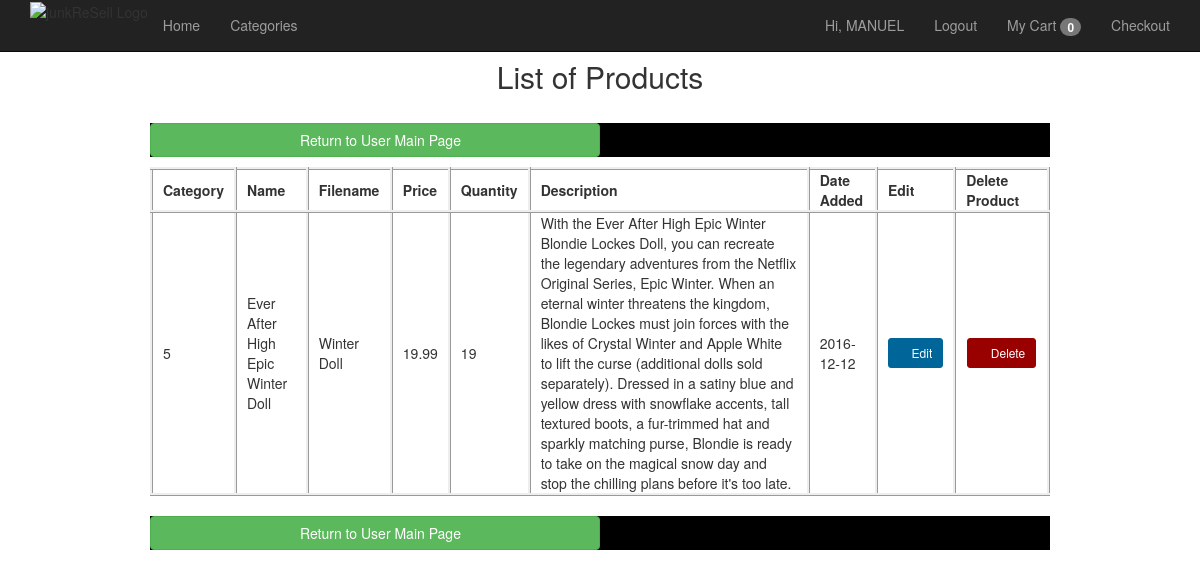
The page /account/viewProducts.php (signed in) on the database its author committed.
### tables this page shows
CREATE TABLE `product` (
  `productID` int(11) NOT NULL,
  `categoryID` int(11) NOT NULL,
  `productName` varchar(100) NOT NULL,
  `addedBy` varchar(11) NOT NULL,
  `adminOrUserID` int(11) NOT NULL,
  `abbrvName` varchar(60) DEFAULT NULL,
  `productPrice` decimal(10,2) NOT NULL,
  `productQuantity` int(11) NOT NULL,
  `description` text NOT NULL,
  `dateAdded` date NOT NULL
);

### account/viewProducts.php (the view, shortened to what this page needs)
<?php
    global $db;
    $userID = $_SESSION['userID'];
    $queryUser = "SELECT *
                     FROM product
                     WHERE adminOrUserID='$userID' AND addedBy='user' ORDER by categoryID ";
    $result = $db->prepare($queryUser);
    $result->execute();
    $products = $result->fetchAll();
?>
<?php include '../view/header.php'; ?>
	<h2 align="center">List of Products</h2><br>
  <table style="background-color: #000" align="center">
    <tbody>
      <tr>
        <td style="border-style: none; padding-left: 0px; padding-right: 0px;">
          <a href="index.php" class="btn btn-success btn-block" style="width: 50%">
            <i class="glyphicon glyphicon-menu-left"></i>Return to User Main Page
          </a>
        </td>
      </tr>
    </tbody>
  </table>
	<table align="center">
	<tbody>
		<tr>
		  <td style="font-weight: bold;">Category</td>
		  <td style="font-weight: bold;">Name</td>
		  <td style="font-weight: bold;">Filename</td>
		  <td style="font-weight: bold;">Price</td>
		  <td style="font-weight: bold;">Quantity</td>
		  <td style="font-weight: bold;">Description</td>
	    <td style="font-weight: bold;">Date Added</td>
		  <td style="font-weight: bold;">Edit</td>
		  <td style="font-weight: bold;">Delete Product</td>
		</tr>
		<?php foreach ($products as $product) : ?>
			<tr>
			<td><?php echo $product['categoryID']; ?></td>
			<td><?php echo $product['productName']; ?></td>
			<td><?php echo $product['abbrvName']; ?></td>
			<td><?php echo $product['productPrice']; ?></td>
			<td><?php echo $product['productQuantity']; ?></td>
			<td><?php echo $product['description']; ?></td>
			<td><?php echo $product['dateAdded']; ?></td>
			<td align="center" style="padding-top: 4px; padding-bottom: 4px;">
				<a href="editProduct.php?id=<?php echo $product['abbrvName']; ?>" class="btn btn-default btn-sm"
					style="background-color:#006699; color:white; border-color:#006699">
          		<span class="glyphicon glyphicon-edit"></span> Edit</a></td>
			<td align="center" style="padding-top: 4px; padding-bottom: 4px;">
				<a href="deleteProduct.php?id=<?php echo $product['abbrvName']; ?>" class="btn btn-default btn-sm"
					style="background-color:#990000; color:white; border-color:#990000">
          		<span class="glyphicon glyphicon-trash"></span> Delete</a></td>
			</tr>
		<?php endforeach; ?></p>
	</tbody>
  </table><br>
  <table style="background-color: #000" align="center">
    <tbody>
      <tr>
        <td style="border-style: none; padding-left: 0px; padding-right: 0px;">
          <a href="index.php" class="btn btn-success btn-block" style="width: 50%">
            <i class="glyphicon glyphicon-menu-left"></i>Return to User Main Page
          </a>
        </td>
      </tr>
    </tbody>
  </table>
</body>
</html>

### view/header.php (style rules this page uses)
body { padding-top: 40px; }

### account/viewProducts.php (style rules this page uses)
td { border-style: inset; padding-left: 10px; padding-right: 10px; }
table { width:75%; }

### rows shown on the page
product: categoryID "5", productName "Ever After High Epic Winter Doll", abbrvName "Winter Doll", productPrice "19.99", productQuantity "19", description "With the Ever After High Epic Winter Blondie Lockes Doll, you can recreate the legendary adventures from the Netflix Original Series, Epic Winter. When an eternal winter threatens the kingdom, Blondie Lockes must join forces with the likes of Crystal Winter and Apple White to lift the curse (additional dolls sold separately). Dressed in a satiny blue and yellow dress with snowflake accents, tall textured boots, a fur-trimmed hat and sparkly matching purse, Blondie is ready to take on the magical snow day and stop the chilling plans before it's too late.", dateAdded "2016-12-12"

### other values the page prints
$user "MANUEL"
$cartNumOfItems "0"
